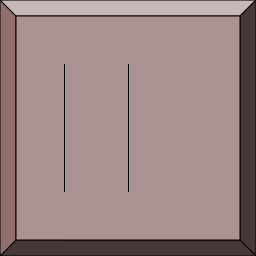

Rendered tile map (Tiled .tmx) drawn with the repository's tilesets; below, a short description and the full map source, tile grids included:
An orthogonal 4x4 tile map with 64x64 px tiles, 1 tile layer (Tile Layer 1).

<map version="1.0" tiledversion="1.1.2" orientation="orthogonal" renderorder="right-down" width="4" height="4" tilewidth="64" tileheight="64" infinite="0" nextobjectid="1">
 <tileset firstgid="1" source="Buildings1.tsx" />
 <layer name="Tile Layer 1" width="4" height="4">
  <data encoding="csv">
52,53,53,54,
9,64,64,10,
9,64,64,10,
17,61,61,62
</data>
 </layer>
</map>
